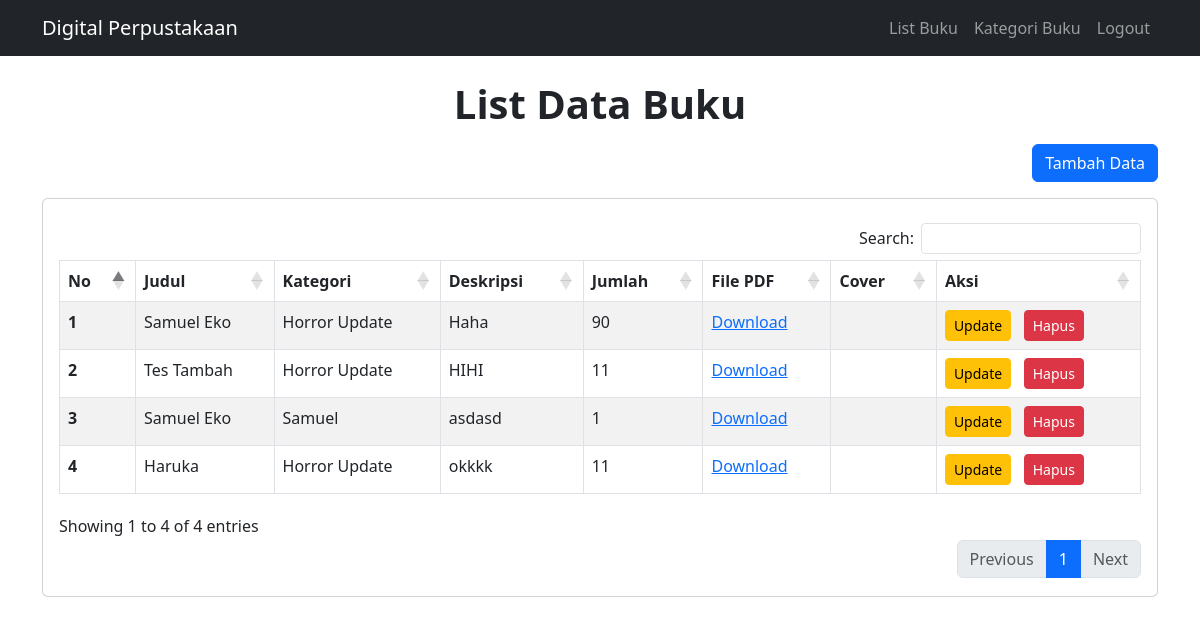
The page / on the database its author committed.
### tables this page shows
CREATE TABLE `t_buku` (
  `idbuku` int(11) NOT NULL,
  `judul` varchar(255) NOT NULL,
  `idkategori` int(11) NOT NULL,
  `deskripsi` text NOT NULL,
  `jumlah` int(15) NOT NULL,
  `file` varchar(255) NOT NULL,
  `cover` varchar(255) NOT NULL
);

CREATE TABLE `t_kategori` (
  `idkategori` int(11) NOT NULL,
  `kategori` varchar(255) NOT NULL
);

### application/controllers/BukuController.php (called while the page is built, shortened)
<?php
class BukuController extends CI_Controller {
		function __construct(){
        $this->load->model('BukuModel');
        $this->load->model('KategoriModel');
		  $this->load->helper('url', 'form');
    		$this->load->library('form_validation');
    }
    public function index()
    {
			$data = array(
				'header' 	=> 'template/header',
				'footer' 	=> 'template/footer',
				'buku'		=> $this->BukuModel->getAllBuku()
			);
			return $this->load->view('buku/list_buku', $data);
    }
}

### index.php (called while the page is built, shortened)
<?php
require_once BASEPATH.'core/CodeIgniter.php';

### application/models/BukuModel.php (called while the page is built, shortened)
<?php
class BukuModel extends CI_Model
{
   function getAllBuku(){
      $this->db->select('*');
      $this->db->from('t_buku');
		$this->db->join('t_kategori', 't_buku.idkategori = t_kategori.idkategori');
      return $this->db->get()->result();
   }
}

### application/views/buku/list_buku.php (the view, shortened to what this page needs)
<?php $this->load->view($header)?>
<div class="container mt-4">
   <h1 class="text-center fw-bolder">List Data Buku</h1>
   <div class="text-end my-3">
      <a href="<?= base_url('tambah-buku') ?>" class="btn btn-primary">Tambah Data</a>
   </div>
   <div class="card">
      <div class="card-body">
         <div class="table-responsive mt-2">
            <table id="data-table" class="table table-striped table-bordered" style="width:100%">
               <thead>
                  <tr>
                     <th>No</th>
                     <th>Judul</th>
                     <th>Kategori</th>
                     <th>Deskripsi</th>
                     <th>Jumlah</th>
                     <th>File PDF</th>
                     <th>Cover</th>
                     <th class="no-export">Aksi</th>
                  </tr>
               </thead>
               <tbody>
                  <?php $no = 1; foreach ($buku as $row):?>
                  <tr>
                     <th><?= $no++ ?></th>
                     <td><?= $row->judul ?></td>
                     <td><?= $row->kategori ?></td>
                     <td><?= $row->deskripsi ?></td>
                     <td><?= $row->	jumlah ?></td>
                     <td><a href="">Download</a></td>
                     <td><img src="" alt=""></td>
                     <td><a href="<?= base_url('update-buku/'.$row->idbuku) ?>" class="btn btn-sm btn-warning">Update</a> &nbsp; <a href="<?= base_url('delete-buku/'.$row->idbuku) ?>" class="btn btn-sm btn-danger" onclick="return confirm('Apakah Anda Yakin Ingin Menghapus Data Buku Ini?')">Hapus</a>
                     </td>
                  </tr>
                  <?php endforeach;?>
               </tbody>
            </table>
         </div>
      </div>
   </div>
   <?php $this->load->view($footer)?>

### application/views/template/header.php (shortened to what this page needs)
<!DOCTYPE html>
<html lang="en">
<head>
   <link href="https://cdn.jsdelivr.net/npm/bootstrap@5.3.0/dist/css/bootstrap.min.css" rel="stylesheet">
   <link href="https://cdn.datatables.net/1.13.8/css/dataTables.bootstrap5.min.css" rel="stylesheet">
   <link href="https://cdn.datatables.net/buttons/2.4.2/css/buttons.bootstrap5.min.css" rel="stylesheet">
   <link href="https://cdn.datatables.net/responsive/2.5.0/css/responsive.bootstrap5.min.css" rel="stylesheet">
</head>
<body>
   <nav class="navbar navbar-expand-lg navbar-dark bg-dark">
      <div class="container">
         <a class="navbar-brand" href="#">Digital Perpustakaan</a>
         <div class="collapse navbar-collapse justify-content-end" id="navbarNav">
            <ul class="navbar-nav">
               <li class="nav-item">
                  <a class="nav-link <?= ($this->uri->segment(1) == 'list-buku' || $this->uri->segment(1) == 'tambah-buku' || $this->uri->segment(1) == 'update-kategori') ? 'active' : '' ?>" href="<?= base_url('list-buku') ?>" href="<?= base_url('list-buku') ?>" aria-current="page"
                     href="<?= base_url('list-buku') ?>">List Buku</a>
               </li>
               <li class="nav-item">
                  <a class="nav-link <?= ($this->uri->segment(1) == 'list-kategori' || $this->uri->segment(1) == 'tambah-kategori' || $this->uri->segment(1) == 'update-kategori') ? 'active' : '' ?>" href="<?= base_url('list-kategori') ?>">Kategori Buku</a>
               </li>
               <li class="nav-item">
                  <a class="nav-link" href="#">Logout</a>
               </li>
            </ul>
         </div>
      </div>
   </nav>

### application/views/template/footer.php (shortened to what this page needs)
</body>
</html>

### rows shown on the page
t_buku: judul "Samuel Eko", idkategori.kategori "Horror Update", deskripsi "Haha", jumlah "90"
t_buku: judul "Tes Tambah", idkategori.kategori "Horror Update", deskripsi "HIHI", jumlah "11"
t_buku: judul "Samuel Eko", idkategori.kategori "Samuel", deskripsi "asdasd", jumlah "1"
t_buku: judul "Haruka", idkategori.kategori "Horror Update", deskripsi "okkkk", jumlah "11"
